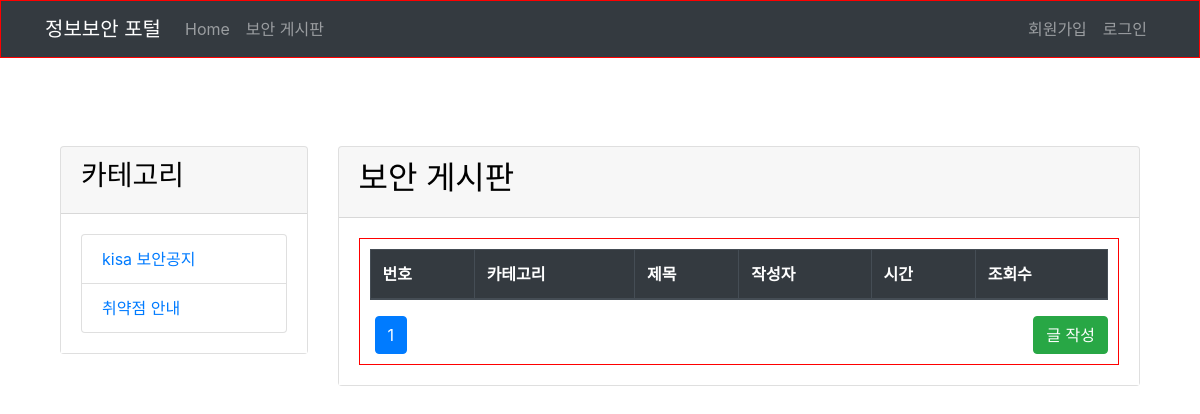
/board/?category=3, run on an earlier commit of the app's database.
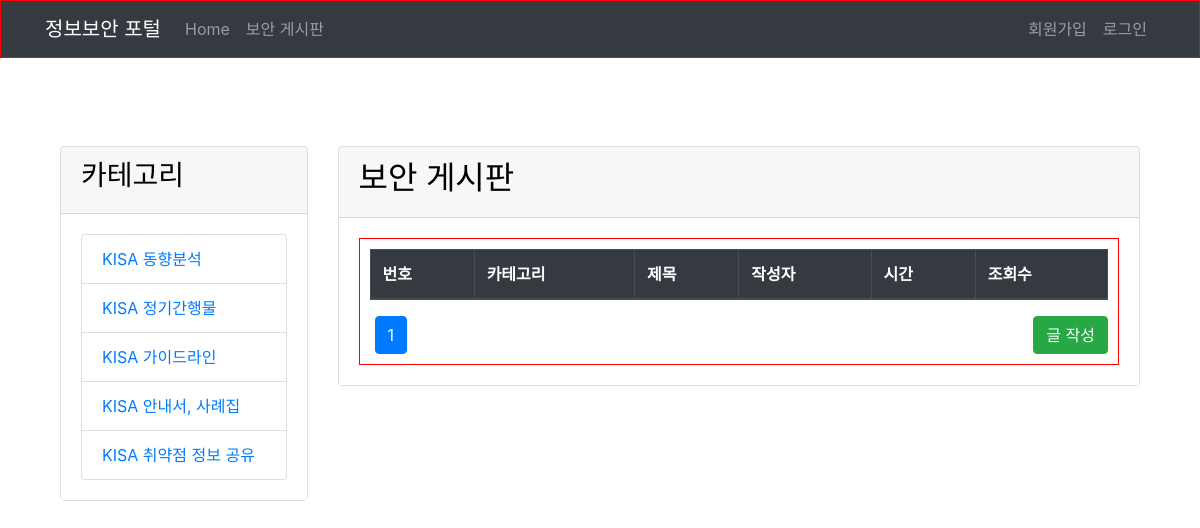
And on a later commit of the database.
### main/models.py (models this page shows)
class Category(models.Model):
    name = models.CharField(max_length=100)

### main/views.py (the view)
# urls.py: path('board/', views.board, name='board'),
def board(request):
    category_id = request.GET.get('category', None)
    posts = Post.objects.all().order_by('-created_at')
    if category_id:
        posts = posts.filter(category_id=category_id)
    paginator = Paginator(posts, 15)
    page = request.GET.get('page')
    posts = paginator.get_page(page)
    categories = Category.objects.all()
    total_posts = paginator.count
    return render(request, 'main/board.html', {'posts': posts, 'categories': categories, 'category_id': category_id, 'total_posts': total_posts})

### main/templates/main/board.html (shortened to what this page needs)
{% extends 'main/base.html' %}
{% load static %}
{% load form_filters %}
{% block content %}
<div class="main-content container mt-4">
    <div class="row">
        <div class="col-md-3">
            <div class="card">
                <div class="card-header">
                    <h3>카테고리</h3>
                </div>
                <div class="card-body">
                    <ul class="list-group">
                        {% for category in categories %}
                        <li class="list-group-item">
                            <a href="{% url 'board' %}?category={{ category.id }}">{{ category.name }}</a>
                        </li>
                        {% endfor %}
                    </ul>
                </div>
            </div>
        </div>
        <div class="col-md-9">
            <div class="card">
                <div class="card-header">
                    <h2>보안 게시판</h2>
                </div>
                <div class="card-body">
                    {% if is_create_page %}
                    <div class="content-area">
                        <h3>글 작성</h3>
                        <form method="post" enctype="multipart/form-data">
                            {% csrf_token %}
                            <div class="form-group">
                                <label for="category">카테고리:</label>
                                {{ form.category|add_class:"form-control" }}
                            </div>
                            <div class="form-group">
                                <label for="title">제목:</label>
                                {{ form.title|add_class:"form-control" }}
                            </div>
                            <div class="form-group">
                                <label for="author">작성자:</label>
                                {{ form.author|add_class:"form-control" }}
                            </div>
                            <div class="form-group">
                                <label for="content">내용:</label>
                                {{ form.content|add_class:"form-control" }}
                            </div>
                            <div class="form-group">
                                <label for="attachment">파일 첨부:</label>
                                {{ form.attachment|add_class:"form-control" }}
                            </div>
                            <button type="submit" class="btn btn-primary">저장</button>
                            <a href="{% url 'board' %}" class="btn btn-secondary">취소</a>
                        </form>
                    </div>
                    {% else %}
                    <div class="content-area">
                        <table class="table table-bordered">
                            <thead class="thead-dark">
                                <tr>
                                    <th>번호</th>
                                    <th>카테고리</th>
                                    <th>제목</th>
                                    <th>작성자</th>
                                    <th>시간</th>
                                    <th>조회수</th>
                                </tr>
                            </thead>
                        </table>
                        <div class="pagination justify-content-center">
                            <div class="page-links">
                                {% for num in posts.paginator.page_range %}
                                    {% if posts.number == num %}
                                        <strong class="btn btn-primary">{{ num }}</strong>
                                    {% elif num > posts.number|add:-5 and num < posts.number|add:5 %}
                                        <a class="btn btn-secondary" href="?page={{ num }}{% if category_id %}&category={{ category_id }}{% endif %}">{{ num }}</a>
                                    {% endif %}
                                {% endfor %}
                            </div>
                            <button class="btn btn-success ml-auto" onclick="location.href='{% url 'create_post' %}'">글 작성</button>
                        </div>
                    </div>
                    {% endif %}
                </div>
            </div>
        </div>
    </div>
</div>
{% endblock %}

### main/templates/main/base.html (shortened to what this page needs)
<!DOCTYPE html>
<html>
<head>
    {% load static %}
    <link rel="stylesheet" type="text/css" href="{% static 'main/style.css' %}">
    <link rel="stylesheet" href="https://stackpath.bootstrapcdn.com/bootstrap/4.3.1/css/bootstrap.min.css">
</head>
<body>
    <header class="navbar navbar-expand-lg navbar-dark bg-dark" style="border: 1px solid red;">
        <div class="container">
            <a class="navbar-brand" href="#">정보보안 포털</a>
            <div class="collapse navbar-collapse" id="navbarNav">
                <ul class="navbar-nav">
                    <li class="nav-item">
                        <a class="nav-link" href="{% url 'index' %}">Home</a>
                    </li>
                    <li class="nav-item">
                        <a class="nav-link" href="{% url 'board' %}">보안 게시판</a>
                    </li>
                </ul>
                <ul class="navbar-nav ml-auto">
                    {% if user.is_authenticated %}
                    <li class="nav-item">
                        <a class="nav-link" href="#">{{ user.username }}</a>
                    </li>
                    {% else %}
                    <li class="nav-item">
                        <a class="nav-link" href="{% url 'signup' %}">회원가입</a>
                    </li>
                    <li class="nav-item">
                        <a class="nav-link" href="{% url 'login' %}">로그인</a>
                    </li>
                    {% endif %}
                </ul>
            </div>
        </div>
    </header>
    <main class="main-content container mt-4">
        {% block content %}
        {% endblock %}
    </main>
</body>
</html>

### main/static/main/style.css (style rules this page uses)
body { font-family: Arial, sans-serif; margin: 0; padding: 0; }
header { border: 1px solid red; padding: 10px 0; }
main { padding: 20px; min-height: 1000px; }
.content-area { border: 1px solid red; padding: 10px; flex: 1; box-sizing: border-box; }
.table { margin-bottom: 0; }
.pagination { margin-top: 10px; display: flex; justify-content: center; align-items: center; }
.page-links a, .page-links strong { margin: 0 5px; text-decoration: none; }
.row { display: flex; flex-wrap: nowrap; }
.card { margin-bottom: 20px; }
.card-header { background-color: #f8f9fa; color: #000; }
.card-body { background-color: #fff; }
.main-content { margin-top: 40px; padding: 20px; }

What changed in the data, as far as the page shows it:
changed Category: name "kisa 보안공지" → "KISA 동향분석"
changed Category: name "취약점 안내" → "KISA 정기간행물"
added Category: name "KISA 가이드라인"
added Category: name "KISA 안내서, 사례집"
added Category: name "KISA 취약점 정보 공유"
